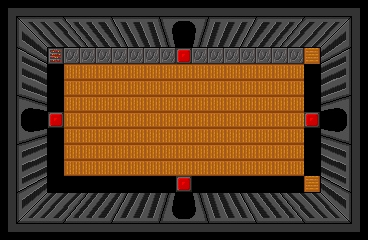

A 2D game scene composited from a Tiled map and its tileset images. What follows is a short description and the map's XML, with every tile layer's data as written:
An orthogonal 23x15 tile map with 16x16 px tiles, 2 tile layers (fondo, puerta).

<map version="1.10" tiledversion="1.11.0" orientation="orthogonal" renderorder="right-down" width="23" height="15" tilewidth="16" tileheight="16" infinite="0" nextlayerid="4" nextobjectid="1">
 <tileset firstgid="1" name="map_dungeon_1_tileset" tilewidth="16" tileheight="16" tilecount="345" columns="23">
  <image source="map_dungeon_1_tileset.png" width="368" height="240" />
 </tileset>
 <layer id="2" name="fondo" width="23" height="15">
  <data encoding="csv">
1,2,3,4,5,6,7,8,9,10,11,12,13,14,15,16,17,18,19,20,21,22,23,
24,25,26,27,28,29,30,31,32,33,34,35,36,37,38,39,40,41,42,43,44,45,46,
47,48,49,50,51,52,53,54,55,56,57,58,59,60,61,62,63,64,65,66,67,68,69,
70,71,72,73,74,74,74,74,74,74,74,76,74,74,74,74,74,74,74,75,90,91,92,
93,94,95,96,97,97,97,97,97,97,97,97,97,97,97,97,97,97,97,98,113,114,115,
116,117,118,96,97,97,97,97,97,97,97,97,97,97,97,97,97,97,97,98,136,137,138,
139,140,141,96,97,97,97,97,97,97,97,97,97,97,97,97,97,97,97,98,159,160,161,
162,163,164,76,97,97,97,97,97,97,97,97,97,97,97,97,97,97,97,76,182,183,184,
185,186,187,96,97,97,97,97,97,97,97,97,97,97,97,97,97,97,97,98,205,206,207,
208,209,210,96,97,97,97,97,97,97,97,97,97,97,97,97,97,97,97,98,228,229,230,
231,232,233,96,97,97,97,97,97,97,97,97,97,97,97,97,97,97,97,98,251,252,253,
254,255,256,119,120,120,120,120,120,120,120,76,120,120,120,120,120,120,120,121,274,275,276,
277,278,279,280,281,282,283,284,285,286,287,288,289,290,291,292,293,294,295,296,297,298,299,
300,301,302,303,304,305,306,307,308,309,310,311,312,313,314,315,316,317,318,319,320,321,322,
323,324,325,326,327,328,329,330,331,332,333,334,335,336,337,338,339,340,341,342,343,344,345
</data>
 </layer>
 <layer id="3" name="puerta" width="23" height="15">
  <data encoding="csv">
0,0,0,0,0,0,0,0,0,0,0,0,0,0,0,0,0,0,0,0,0,0,0,
0,0,0,0,0,0,0,0,0,0,80,81,82,0,0,0,0,0,0,0,0,0,0,
0,0,0,0,0,0,0,0,0,0,103,104,105,0,0,0,0,0,0,0,0,0,0,
0,0,0,0,0,0,0,0,0,0,0,0,0,0,0,0,0,0,0,0,0,0,0,
0,0,0,0,0,0,0,0,0,0,0,0,0,0,0,0,0,0,0,0,0,0,0,
0,0,0,0,0,0,0,0,0,0,0,0,0,0,0,0,0,0,0,0,0,0,0,
0,124,125,0,0,0,0,0,0,0,0,0,0,0,0,0,0,0,0,0,129,130,0,
0,147,148,0,0,0,0,0,0,0,0,0,0,0,0,0,0,0,0,0,152,153,0,
0,170,171,0,0,0,0,0,0,0,0,0,0,0,0,0,0,0,0,0,175,176,0,
0,0,0,0,0,0,0,0,0,0,0,0,0,0,0,0,0,0,0,0,0,0,0,
0,0,0,0,0,0,0,0,0,0,0,0,0,0,0,0,0,0,0,0,0,0,0,
0,0,0,0,0,0,0,0,0,0,0,0,0,0,0,0,0,0,0,0,0,0,0,
0,0,0,0,0,0,0,0,0,0,195,196,197,0,0,0,0,0,0,0,0,0,0,
0,0,0,0,0,0,0,0,0,0,218,219,220,0,0,0,0,0,0,0,0,0,0,
0,0,0,0,0,0,0,0,0,0,0,0,0,0,0,0,0,0,0,0,0,0,0
</data>
 </layer>
</map>